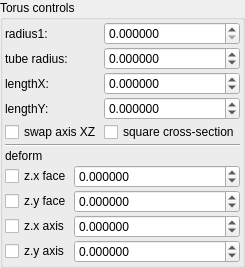
    <widget class="QGroupBox" name="groupBox">
     <property name="title">
      <string>Torus controls</string>
     </property>
     <layout class="QVBoxLayout" name="verticalLayout_3" stretch="0,0,0">
      <property name="spacing">
       <number>2</number>
      </property>
      <property name="leftMargin">
       <number>2</number>
      </property>
      <property name="topMargin">
       <number>2</number>
      </property>
      <property name="rightMargin">
       <number>2</number>
      </property>
      <property name="bottomMargin">
       <number>2</number>
      </property>
      <item>
       <layout class="QGridLayout" name="gridLayout_68" columnstretch="0,1">
        <property name="spacing">
         <number>2</number>
        </property>
        <item row="1" column="0">
         <widget class="QLabel" name="label_9">
          <property name="text">
           <string>radius1:</string>
          </property>
         </widget>
        </item>
        <item row="2" column="1">
         <widget class="MyDoubleSpinBox" name="spinbox_transf_offsetA_05">
          <property name="sizePolicy">
           <sizepolicy hsizetype="Minimum" vsizetype="Maximum">
            <horstretch>0</horstretch>
            <verstretch>0</verstretch>
           </sizepolicy>
          </property>
          <property name="prefix">
           <string/>
          </property>
          <property name="suffix">
           <string/>
          </property>
          <property name="decimals">
           <number>6</number>
          </property>
          <property name="minimum">
           <double>-100000.000000000000000</double>
          </property>
          <property name="maximum">
           <double>100000.000000000000000</double>
          </property>
          <property name="singleStep">
           <double>0.100000000000000</double>
          </property>
         </widget>
        </item>
        <item row="4" column="0">
         <widget class="QLabel" name="label_20">
          <property name="text">
           <string>lengthY:</string>
          </property>
         </widget>
        </item>
        <item row="3" column="0">
         <widget class="QLabel" name="label_19">
          <property name="text">
           <string>lengthX:</string>
          </property>
         </widget>
        </item>
        <item row="3" column="1">
         <widget class="MyDoubleSpinBox" name="spinbox_transf_offset_1">
          <property name="sizePolicy">
           <sizepolicy hsizetype="Minimum" vsizetype="Maximum">
            <horstretch>0</horstretch>
            <verstretch>0</verstretch>
           </sizepolicy>
          </property>
          <property name="prefix">
           <string/>
          </property>
          <property name="suffix">
           <string/>
          </property>
          <property name="decimals">
           <number>6</number>
          </property>
          <property name="minimum">
           <double>-100000.000000000000000</double>
          </property>
          <property name="maximum">
           <double>100000.000000000000000</double>
          </property>
          <property name="singleStep">
           <double>0.100000000000000</double>
          </property>
         </widget>
        </item>
        <item row="4" column="1">
         <widget class="MyDoubleSpinBox" name="spinbox_transf_offsetA_0">
          <property name="sizePolicy">
           <sizepolicy hsizetype="Minimum" vsizetype="Maximum">
            <horstretch>0</horstretch>
            <verstretch>0</verstretch>
           </sizepolicy>
          </property>
          <property name="prefix">
           <string/>
          </property>
          <property name="suffix">
           <string/>
          </property>
          <property name="decimals">
           <number>6</number>
          </property>
          <property name="minimum">
           <double>-100000.000000000000000</double>
          </property>
          <property name="maximum">
           <double>100000.000000000000000</double>
          </property>
          <property name="singleStep">
           <double>0.100000000000000</double>
          </property>
         </widget>
        </item>
        <item row="1" column="1">
         <widget class="MyDoubleSpinBox" name="spinbox_transf_offsetR_1">
          <property name="sizePolicy">
           <sizepolicy hsizetype="Minimum" vsizetype="Maximum">
            <horstretch>0</horstretch>
            <verstretch>0</verstretch>
           </sizepolicy>
          </property>
          <property name="prefix">
           <string/>
          </property>
          <property name="suffix">
           <string/>
          </property>
          <property name="decimals">
           <number>6</number>
          </property>
          <property name="minimum">
           <double>0.000000000000000</double>
          </property>
          <property name="maximum">
           <double>99.998999999999995</double>
          </property>
          <property name="singleStep">
           <double>0.100000000000000</double>
          </property>
         </widget>
        </item>
        <item row="2" column="0">
         <widget class="QLabel" name="label_17">
          <property name="text">
           <string>tube radius:</string>
          </property>
         </widget>
        </item>
        <item row="5" column="0">
         <widget class="MyCheckBox" name="checkBox_transf_function_enabledSw_false">
          <property name="text">
           <string>swap axis XZ</string>
          </property>
         </widget>
        </item>
        <item row="5" column="1">
         <widget class="MyCheckBox" name="checkBox_transf_function_enabledJ_false">
          <property name="text">
           <string>square cross-section</string>
          </property>
         </widget>
        </item>
       </layout>
      </item>
      <item>
       <widget class="Line" name="line">
        <property name="orientation">
         <enum>Qt::Horizontal</enum>
        </property>
       </widget>
      </item>
      <item>
       <layout class="QGridLayout" name="gridLayout_71" columnstretch="0,0,1">
        <property name="spacing">
         <number>2</number>
        </property>
        <item row="3" column="2">
         <widget class="MyDoubleSpinBox" name="spinbox_transf_scaleB_0">
          <property name="sizePolicy">
           <sizepolicy hsizetype="Minimum" vsizetype="Maximum">
            <horstretch>0</horstretch>
            <verstretch>0</verstretch>
           </sizepolicy>
          </property>
          <property name="prefix">
           <string/>
          </property>
          <property name="suffix">
           <string/>
          </property>
          <property name="decimals">
           <number>6</number>
          </property>
          <property name="minimum">
           <double>-99.998999999999995</double>
          </property>
          <property name="maximum">
           <double>99.998999999999995</double>
          </property>
          <property name="singleStep">
           <double>0.100000000000000</double>
          </property>
         </widget>
        </item>
        <item row="4" column="2">
         <widget class="MyDoubleSpinBox" name="spinbox_transf_scaleC_0">
          <property name="sizePolicy">
           <sizepolicy hsizetype="Minimum" vsizetype="Maximum">
            <horstretch>0</horstretch>
            <verstretch>0</verstretch>
           </sizepolicy>
          </property>
          <property name="prefix">
           <string/>
          </property>
          <property name="suffix">
           <string/>
          </property>
          <property name="decimals">
           <number>6</number>
          </property>
          <property name="minimum">
           <double>-99.998999999999995</double>
          </property>
          <property name="maximum">
           <double>99.998999999999995</double>
          </property>
          <property name="singleStep">
           <double>0.100000000000000</double>
          </property>
         </widget>
        </item>
        <item row="1" column="2">
         <widget class="MyDoubleSpinBox" name="spinbox_transf_scale_0">
          <property name="sizePolicy">
           <sizepolicy hsizetype="Minimum" vsizetype="Maximum">
            <horstretch>0</horstretch>
            <verstretch>0</verstretch>
           </sizepolicy>
          </property>
          <property name="prefix">
           <string/>
          </property>
          <property name="suffix">
           <string/>
          </property>
          <property name="decimals">
           <number>6</number>
          </property>
          <property name="minimum">
           <double>-99.998999999999995</double>
          </property>
          <property name="maximum">
           <double>99.998999999999995</double>
          </property>
          <property name="singleStep">
           <double>0.100000000000000</double>
          </property>
         </widget>
        </item>
        <item row="4" column="1">
         <widget class="MyCheckBox" name="checkBox_transf_function_enabledP_false">
          <property name="text">
           <string>z.y axis</string>
          </property>
         </widget>
        </item>
        <item row="2" column="1">
         <widget class="MyCheckBox" name="checkBox_transf_function_enabledN_false">
          <property name="text">
           <string>z.y face</string>
          </property>
         </widget>
        </item>
        <item row="1" column="1">
         <widget class="MyCheckBox" name="checkBox_transf_function_enabledM_false">
          <property name="text">
           <string>z.x face</string>
          </property>
         </widget>
        </item>
        <item row="3" column="1">
         <widget class="MyCheckBox" name="checkBox_transf_function_enabledO_false">
          <property name="text">
           <string>z.x axis</string>
          </property>
         </widget>
        </item>
        <item row="2" column="2">
         <widget class="MyDoubleSpinBox" name="spinbox_transf_scaleA_0">
          <property name="sizePolicy">
           <sizepolicy hsizetype="Minimum" vsizetype="Maximum">
            <horstretch>0</horstretch>
            <verstretch>0</verstretch>
           </sizepolicy>
          </property>
          <property name="prefix">
           <string/>
          </property>
          <property name="suffix">
           <string/>
          </property>
          <property name="decimals">
           <number>6</number>
          </property>
          <property name="minimum">
           <double>-99.998999999999995</double>
          </property>
          <property name="maximum">
           <double>99.998999999999995</double>
          </property>
          <property name="singleStep">
           <double>0.100000000000000</double>
          </property>
         </widget>
        </item>
        <item row="0" column="1">
         <widget class="QLabel" name="label_21">
          <property name="text">
           <string>deform</string>
          </property>
         </widget>
        </item>
       </layout>
      </item>
     </layout>
    </widget>
